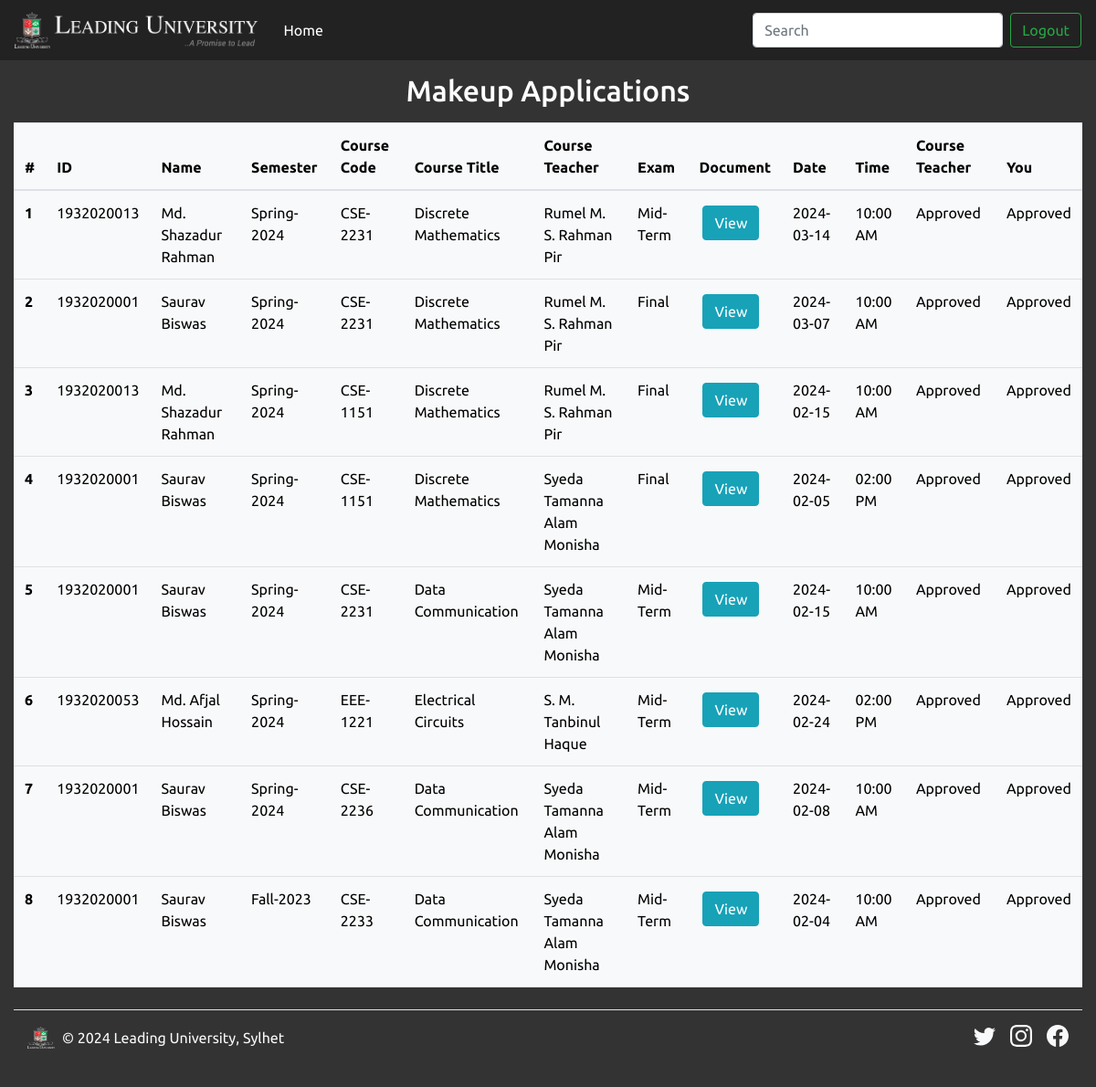
/makeupHead.php (signed in), run on the app's committed database.
### tables this page shows
CREATE TABLE `makeup` (
  `id` int(11) NOT NULL,
  `sid` varchar(16) NOT NULL,
  `name` varchar(50) NOT NULL,
  `semester` varchar(20) NOT NULL,
  `dept` varchar(100) NOT NULL,
  `ccode` varchar(8) NOT NULL,
  `ctitle` varchar(50) NOT NULL,
  `ctdept` varchar(100) NOT NULL,
  `cteacher` varchar(50) NOT NULL,
  `codename` varchar(5) NOT NULL,
  `exam` varchar(10) NOT NULL,
  `docp` varchar(100) NOT NULL,
  `date` varchar(12) NOT NULL,
  `time` varchar(10) NOT NULL,
  `ctstatus` varchar(20) NOT NULL,
  `hstatus` varchar(20) NOT NULL,
  `cstatus` varchar(20) NOT NULL,
  `fees` int(6) NOT NULL
);

### makeupHead.php (the view, shortened to what this page needs)
<?php
include "config.php";
$myDept = $_SESSION['logger']['dept'];
$sql = "SELECT * FROM makeup WHERE dept = '$myDept' AND ctstatus = 'Approved' ORDER BY id DESC";
$result = mysqli_query($conn, $sql);
?>
<!DOCTYPE html>
<html lang="en">
<head>
    <link href="https://cdn.jsdelivr.net/npm/bootstrap@5.2.3/dist/css/bootstrap.min.css" rel="stylesheet"
>
    <link rel="stylesheet" type="text/css" href="bootstrap.min.css">
</head>
<body>
<nav class="navbar navbar-expand-lg navbar-dark fixed-top">
    <div class="navbar-brand" href="#">
        <div><img src="logo-white.png" alt="LU logo" height="40">
        <div class="label"><img src="label-white.png" alt="LU name" height="40"></div></div>
    </div>
    <div class="collapse navbar-collapse" id="navbarSupportedContent">
        <ul class="navbar-nav mr-auto">
        <li class="nav-item active">
            <a class="nav-link" href="index2.php">Home <span class="sr-only">(current)</span></a>
        </li>
        </ul>
        <form class="form-inline my-2 my-lg-0">
        <input class="form-control mr-sm-2" type="search" id="search" placeholder="Search" aria-label="Search">
        </form>
        <a href="logout.php"><button class="btn btn-outline-success my-2 my-sm-0">Logout</button></a>
    </div>
    </nav>
    <div class="container-fluid">
    <h2 style="padding-top: 80px;">Makeup Applications</h2>
    <?php if (mysqli_num_rows($result)) { ?>
        <table class="table table-light my-3">
            <thead>
                <tr>
                <th scope="col">#</th>
                <th scope="col">ID</th>
                <th scope="col">Name</th>
                <th scope="col">Semester</th>
                <th scope="col">Course Code</th>
                <th scope="col">Course Title</th>
                <th scope="col">Course Teacher</th>
                <th scope="col">Exam</th>
                <th scope="col">Document</th>
                <th scope="col">Date</th>
                <th scope="col">Time</th>
                <th scope="col">Course Teacher</th>
                <th scope="col">You</th>
                </tr>
            </thead>
            <tbody>
                <?php
			  	   $i = 0;
			  	   while($rows = mysqli_fetch_assoc($result)){
			  	   $i++;
			  	?>
                <tr>
                    <th scope="row"><?=$i?></th>
                    <td><?php echo $rows['sid']; ?></td>
                    <td><?php echo $rows['name']; ?></td>
                    <td><?php echo $rows['semester']; ?></td>
                    <td><?php echo $rows['ccode']; ?></td>
                    <td><?php echo $rows['ctitle']; ?></td>
                    <td><?php echo $rows['cteacher']; ?></td>
                    <td><?php echo $rows['exam']; ?></td>
                    <td><a href="readPDF.php?docp=<?=$rows['docp']?>" class="btn btn-info m-1" target="_blank">View</a></td>
                    <td><?php echo $rows['date']; ?></td>
                    <td><?php echo $rows['time']; ?></td>
                    <td><?php echo $rows['ctstatus']; ?></td>
                    <td>
                    <span <?php if($rows['hstatus']=='Pending'){echo "hidden";} ?>><?php echo $rows['hstatus']; ?></span></td>
                </tr>
                <?php } ?>
            </tbody>
        </table>
        <?php } ?>
        <footer class="d-flex flex-wrap justify-content-between align-items-center py-3 my-4 border-top">
            <div class="col-md-4 d-flex align-items-center">
            <a href="/" class="mb-3 me-2 mb-md-0 text-muted text-decoration-none lh-1">
                <img class="bi" width="30" height="24" src="logo-white.png"></img>
            </a>
            <span class="mb-3 mb-md-0 text-light">&copy; 2024 Leading University, Sylhet</span>
            </div>
            <ul class="nav col-md-4 justify-content-end list-unstyled d-flex">
            <li class="ms-3"><a class="text-light" href="#"><svg class="bi" width="24" height="24"><use xlink:href="#twitter"/></svg></a></li>
            <li class="ms-3"><a class="text-light" href="#"><svg class="bi" width="24" height="24"><use xlink:href="#instagram"/></svg></a></li>
            <li class="ms-3"><a class="text-light" href="#"><svg class="bi" width="24" height="24"><use xlink:href="#facebook"/></svg></a></li>
            </ul>
        </footer>
    </div>
</body>
</html>

### makeupHead.php (style rules this page uses)
body { background: #333; font-family: 'Ubuntu', sans-serif; }
.navbar { background: #222; }
.label { float: right; }
.container h1, h2 { color: #fff; text-align: center; }
.bi { vertical-align: -.125em; fill: currentColor; }

### data on the page
makeup: sid "1932020013", name "Md. Shazadur Rahman", semester "Spring-2024", ccode "CSE-2231", ctitle "Discrete Mathematics", cteacher "Rumel M. S. Rahman Pir", exam "Mid-Term", date "2024-03-14", time "10:00 AM", ctstatus "Approved", hstatus "Approved"
makeup: sid "1932020001", name "Saurav Biswas", semester "Spring-2024", ccode "CSE-2231", ctitle "Discrete Mathematics", cteacher "Rumel M. S. Rahman Pir", exam "Final", date "2024-03-07", time "10:00 AM", ctstatus "Approved", hstatus "Approved"
makeup: sid "1932020013", name "Md. Shazadur Rahman", semester "Spring-2024", ccode "CSE-1151", ctitle "Discrete Mathematics", cteacher "Rumel M. S. Rahman Pir", exam "Final", date "2024-02-15", time "10:00 AM", ctstatus "Approved", hstatus "Approved"
makeup: sid "1932020001", name "Saurav Biswas", semester "Spring-2024", ccode "CSE-1151", ctitle "Discrete Mathematics", cteacher "Syeda Tamanna Alam Monisha", exam "Final", date "2024-02-05", time "02:00 PM", ctstatus "Approved", hstatus "Approved"
makeup: sid "1932020001", name "Saurav Biswas", semester "Spring-2024", ccode "CSE-2231", ctitle "Data Communication", cteacher "Syeda Tamanna Alam Monisha", exam "Mid-Term", date "2024-02-15", time "10:00 AM", ctstatus "Approved", hstatus "Approved"
makeup: sid "1932020053", name "Md. Afjal Hossain", semester "Spring-2024", ccode "EEE-1221", ctitle "Electrical Circuits", cteacher "S. M. Tanbinul Haque", exam "Mid-Term", date "2024-02-24", time "02:00 PM", ctstatus "Approved", hstatus "Approved"
makeup: sid "1932020001", name "Saurav Biswas", semester "Spring-2024", ccode "CSE-2236", ctitle "Data Communication", cteacher "Syeda Tamanna Alam Monisha", exam "Mid-Term", date "2024-02-08", time "10:00 AM", ctstatus "Approved", hstatus "Approved"
makeup: sid "1932020001", name "Saurav Biswas", semester "Fall-2023", ccode "CSE-2233", ctitle "Data Communication", cteacher "Syeda Tamanna Alam Monisha", exam "Mid-Term", date "2024-02-04", time "10:00 AM", ctstatus "Approved", hstatus "Approved"
